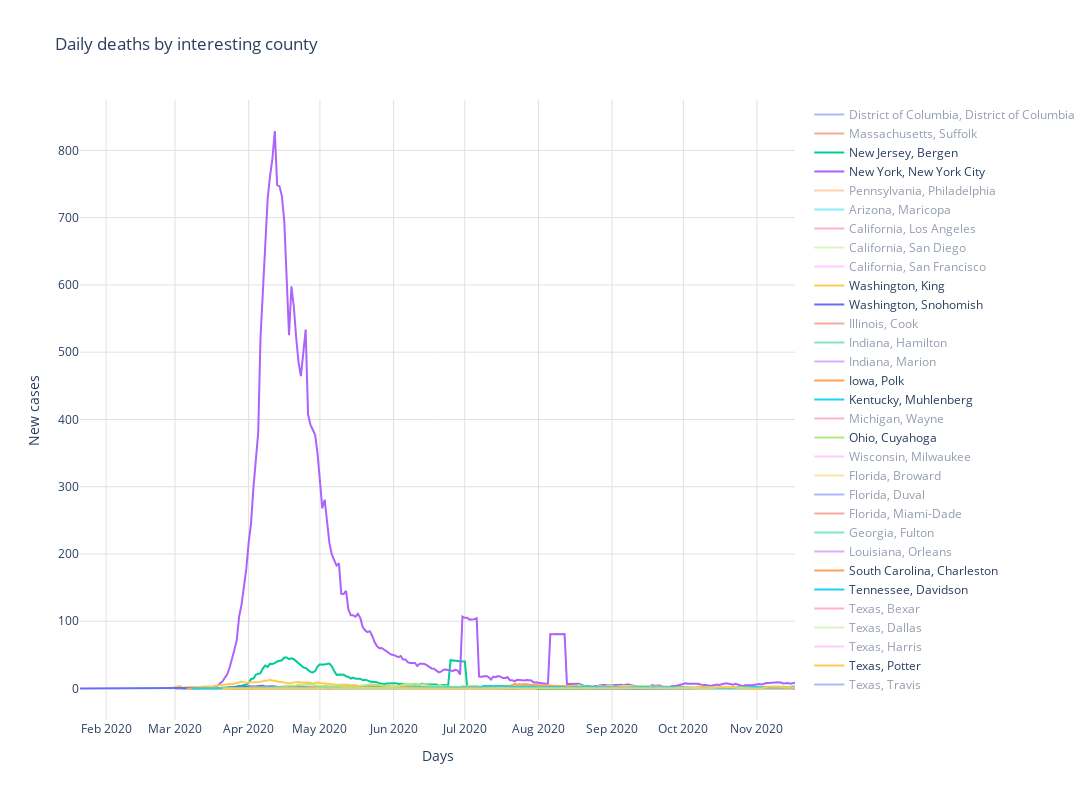

Notebook code for this chart:
### Code cell
#############################
# Daily deaths by interesting county
#############################
row += 1
layout = go.Layout(
        title = 'Daily deaths by interesting county',
        plot_bgcolor = default_plot_color,
        xaxis_gridcolor = default_grid_color,
        yaxis_gridcolor = default_grid_color,
        width=default_width,
        height=default_height,
        xaxis_title='Days',
        yaxis_title='New cases'
)

fig = go.Figure(layout=layout)
for index, r in interesting_locations.iterrows():
    if (r.county != ''):
        total_deaths_by_date = generate_delta_df(r.state, r.county, 'deaths')
        plotmovingaverage(total_deaths_by_date, r.state + ', ' + r.county, 'deaths: %{y:,.0f}<br>day: %{x}', r.show_by_default)

fig.show()
plotly.offline.plot(fig, filename=webpage_folder + 'Chart_'+str(row)+'.html',auto_open=False)
html_graphs.write("  <object data=\""+'Chart_'+str(row)+'.html'+"\" width=" + str(default_width * 1.10) + " height=" + str(default_height* 1.10) + "\"></object>"+"\n")
html_graphs.write("\n</div>\n")

### Figure 1 — Plotly figure (JSON) as saved in the notebook; plotly's stock layout.template omitted (floating-point values rounded to 4 significant figures; data arrays with more than 128 entries replaced by an {"elided": "..."} marker saying what was removed)
{"data": [{"hovertemplate": "deaths: %{y:,.0f}<br>day: %{x}", "line": {"width": 2}, "mode": "lines", "name": "District of Columbia, District of Columbia", "type": "scatter", "visible": "legendonly", "x": {"elided": "256 str values"}, "y": {"elided": "256 float values"}}, {"hovertemplate": "deaths: %{y:,.0f}<br>day: %{x}", "line": {"width": 2}, "mode": "lines", "name": "Massachusetts, Suffolk", "type": "scatter", "visible": "legendonly", "x": {"elided": "291 str values"}, "y": {"elided": "291 float values"}}, {"hovertemplate": "deaths: %{y:,.0f}<br>day: %{x}", "line": {"width": 2}, "mode": "lines", "name": "New Jersey, Bergen", "type": "scatter", "visible": true, "x": {"elided": "259 str values"}, "y": {"elided": "259 float values"}}, {"hovertemplate": "deaths: %{y:,.0f}<br>day: %{x}", "line": {"width": 2}, "mode": "lines", "name": "New York, New York City", "type": "scatter", "visible": true, "x": {"elided": "262 str values"}, "y": {"elided": "262 float values"}}, {"hovertemplate": "deaths: %{y:,.0f}<br>day: %{x}", "line": {"width": 2}, "mode": "lines", "name": "Pennsylvania, Philadelphia", "type": "scatter", "visible": "legendonly", "x": {"elided": "253 str values"}, "y": {"elided": "253 float values"}}, {"hovertemplate": "deaths: %{y:,.0f}<br>day: %{x}", "line": {"width": 2}, "mode": "lines", "name": "Arizona, Maricopa", "type": "scatter", "visible": "legendonly", "x": {"elided": "297 str values"}, "y": {"elided": "297 float values"}}, {"hovertemplate": "deaths: %{y:,.0f}<br>day: %{x}", "line": {"width": 2}, "mode": "lines", "name": "California, Los Angeles", "type": "scatter", "visible": "legendonly", "x": {"elided": "297 str values"}, "y": {"elided": "297 float values"}}, {"hovertemplate": "deaths: %{y:,.0f}<br>day: %{x}", "line": {"width": 2}, "mode": "lines", "name": "California, San Diego", "type": "scatter", "visible": "legendonly", "x": {"elided": "282 str values"}, "y": {"elided": "282 float values"}}, {"hovertemplate": "deaths: %{y:,.0f}<br>day: %{x}", "line": {"width": 2}, "mode": "lines", "name": "California, San Francisco", "type": "scatter", "visible": "legendonly", "x": {"elided": "290 str values"}, "y": {"elided": "290 float values"}}, {"hovertemplate": "deaths: %{y:,.0f}<br>day: %{x}", "line": {"width": 2}, "mode": "lines", "name": "Washington, King", "type": "scatter", "visible": true, "x": {"elided": "264 str values"}, "y": {"elided": "264 float values"}}, {"hovertemplate": "deaths: %{y:,.0f}<br>day: %{x}", "line": {"width": 2}, "mode": "lines", "name": "Washington, Snohomish", "type": "scatter", "visible": true, "x": {"elided": "302 str values"}, "y": {"elided": "302 float values"}}, {"hovertemplate": "deaths: %{y:,.0f}<br>day: %{x}", "line": {"width": 2}, "mode": "lines", "name": "Illinois, Cook", "type": "scatter", "visible": "legendonly", "x": {"elided": "299 str values"}, "y": {"elided": "299 float values"}}, {"hovertemplate": "deaths: %{y:,.0f}<br>day: %{x}", "line": {"width": 2}, "mode": "lines", "name": "Indiana, Hamilton", "type": "scatter", "visible": "legendonly", "x": {"elided": "248 str values"}, "y": {"elided": "248 float values"}}, {"hovertemplate": "deaths: %{y:,.0f}<br>day: %{x}", "line": {"width": 2}, "mode": "lines", "name": "Indiana, Marion", "type": "scatter", "visible": "legendonly", "x": {"elided": "257 str values"}, "y": {"elided": "257 float values"}}, {"hovertemplate": "deaths: %{y:,.0f}<br>day: %{x}", "line": {"width": 2}, "mode": "lines", "name": "Iowa, Polk", "type": "scatter", "visible": true, "x": {"elided": "248 str values"}, "y": {"elided": "248 float values"}}, {"hovertemplate": "deaths: %{y:,.0f}<br>day: %{x}", "line": {"width": 2}, "mode": "lines", "name": "Kentucky, Muhlenberg", "type": "scatter", "visible": true, "x": {"elided": "239 str values"}, "y": {"elided": "239 float values"}}, {"hovertemplate": "deaths: %{y:,.0f}<br>day: %{x}", "line": {"width": 2}, "mode": "lines", "name": "Michigan, Wayne", "type": "scatter", "visible": "legendonly", "x": {"elided": "253 str values"}, "y": {"elided": "253 float values"}}, {"hovertemplate": "deaths: %{y:,.0f}<br>day: %{x}", "line": {"width": 2}, "mode": "lines", "name": "Ohio, Cuyahoga", "type": "scatter", "visible": true, "x": {"elided": "254 str values"}, "y": {"elided": "254 float values"}}, {"hovertemplate": "deaths: %{y:,.0f}<br>day: %{x}", "line": {"width": 2}, "mode": "lines", "name": "Wisconsin, Milwaukee", "type": "scatter", "visible": "legendonly", "x": {"elided": "250 str values"}, "y": {"elided": "250 float values"}}, {"hovertemplate": "deaths: %{y:,.0f}<br>day: %{x}", "line": {"width": 2}, "mode": "lines", "name": "Florida, Broward", "type": "scatter", "visible": "legendonly", "x": {"elided": "257 str values"}, "y": {"elided": "257 float values"}}, {"hovertemplate": "deaths: %{y:,.0f}<br>day: %{x}", "line": {"width": 2}, "mode": "lines", "name": "Florida, Duval", "type": "scatter", "visible": "legendonly", "x": {"elided": "251 str values"}, "y": {"elided": "251 float values"}}, {"hovertemplate": "deaths: %{y:,.0f}<br>day: %{x}", "line": {"width": 2}, "mode": "lines", "name": "Florida, Miami-Dade", "type": "scatter", "visible": "legendonly", "x": {"elided": "252 str values"}, "y": {"elided": "252 float values"}}, {"hovertemplate": "deaths: %{y:,.0f}<br>day: %{x}", "line": {"width": 2}, "mode": "lines", "name": "Georgia, Fulton", "type": "scatter", "visible": "legendonly", "x": {"elided": "261 str values"}, "y": {"elided": "261 float values"}}, {"hovertemplate": "deaths: %{y:,.0f}<br>day: %{x}", "line": {"width": 2}, "mode": "lines", "name": "Louisiana, Orleans", "type": "scatter", "visible": "legendonly", "x": {"elided": "253 str values"}, "y": {"elided": "253 float values"}}, {"hovertemplate": "deaths: %{y:,.0f}<br>day: %{x}", "line": {"width": 2}, "mode": "lines", "name": "South Carolina, Charleston", "type": "scatter", "visible": true, "x": {"elided": "257 str values"}, "y": {"elided": "257 float values"}}, {"hovertemplate": "deaths: %{y:,.0f}<br>day: %{x}", "line": {"width": 2}, "mode": "lines", "name": "Tennessee, Davidson", "type": "scatter", "visible": true, "x": {"elided": "255 str values"}, "y": {"elided": "255 float values"}}, {"hovertemplate": "deaths: %{y:,.0f}<br>day: %{x}", "line": {"width": 2}, "mode": "lines", "name": "Texas, Bexar", "type": "scatter", "visible": "legendonly", "x": {"elided": "280 str values"}, "y": {"elided": "280 float values"}}, {"hovertemplate": "deaths: %{y:,.0f}<br>day: %{x}", "line": {"width": 2}, "mode": "lines", "name": "Texas, Dallas", "type": "scatter", "visible": "legendonly", "x": {"elided": "253 str values"}, "y": {"elided": "253 float values"}}, {"hovertemplate": "deaths: %{y:,.0f}<br>day: %{x}", "line": {"width": 2}, "mode": "lines", "name": "Texas, Harris", "type": "scatter", "visible": "legendonly", "x": {"elided": "258 str values"}, "y": {"elided": "258 float values"}}, {"hovertemplate": "deaths: %{y:,.0f}<br>day: %{x}", "line": {"width": 2}, "mode": "lines", "name": "Texas, Potter", "type": "scatter", "visible": true, "x": {"elided": "242 str values"}, "y": {"elided": "242 float values"}}, {"hovertemplate": "deaths: %{y:,.0f}<br>day: %{x}", "line": {"width": 2}, "mode": "lines", "name": "Texas, Travis", "type": "scatter", "visible": "legendonly", "x": {"elided": "250 str values"}, "y": {"elided": "250 float values"}}], "layout": {"height": 800, "plot_bgcolor": "rgba(0, 0, 0, 0)", "title": {"text": "Daily deaths by interesting county"}, "width": 1280, "xaxis": {"gridcolor": "rgba(225, 225, 225, 255)", "title": {"text": "Days"}}, "yaxis": {"gridcolor": "rgba(225, 225, 225, 255)", "title": {"text": "New cases"}}}}
